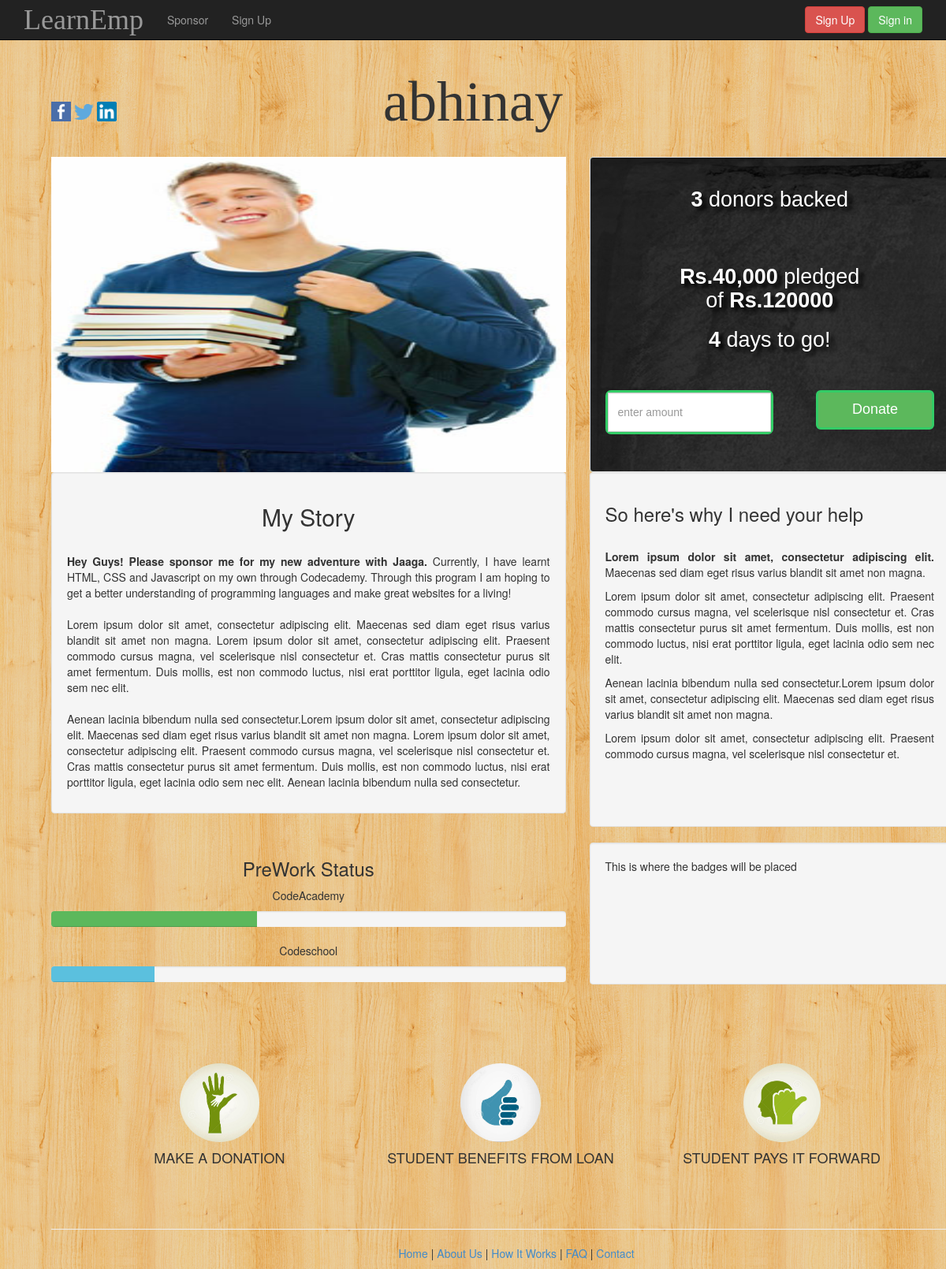
Page /studentprofile.php?id=1 on the committed database.
### tables this page shows
CREATE TABLE `student` (
  `S_id` int(20) NOT NULL AUTO_INCREMENT,
  `fname` varchar(20) DEFAULT NULL,
  `lname` varchar(20) DEFAULT NULL,
  `gender` varchar(20) DEFAULT NULL,
  `email` varchar(320) DEFAULT NULL,
  `Phone_Number` int(20) DEFAULT NULL,
  `address` varchar(60) DEFAULT NULL,
  `pincode` int(10) DEFAULT NULL,
  `country` varchar(20) DEFAULT NULL,
  `course` varchar(20) DEFAULT NULL,
  `scholar_AMT` int(20) DEFAULT NULL,
  `para` varchar(500) DEFAULT NULL,
  `password` varchar(20) DEFAULT NULL,
  `image_path` blob,
  `date` timestamp NOT NULL DEFAULT CURRENT_TIMESTAMP,
  PRIMARY KEY (`S_id`)
);

### model/student.php (called while the page is built, shortened)
<?php
    include ('dbcon.php');
    function getDonors($studentId){
        $db=dbopen();
        $query="SELECT * from donation inner join donor on donation.S_id='$studentId' && donation.D_id=donor.D_id";
        $sql=$db->prepare($query);
        $sql->execute();
        $sql->bind_result($D_id,$S_id,$date,$amount,$name,$password,$email);
         while($sql->fetch()){
        $Donors[]=array('D_id'=>$D_id,'S_id'=>$S_id,'date'=>$date,'amount'=>$amount,'name'=>$name,'password'=>$password,'email'=>$email);
        }
        return ($Donors);
    }
    function getStudent($studentId){
        $db=dbopen();
        $sql= "select * from student where S_id=$studentId";
        $result= $db->query($sql);
        if (!$result){
            die('Error' .$db->error());
        }
        else{
        $row= mysqli_fetch_array($result);
        return $row;
        }
    }
 ?>

### model/dbcon.php (called while the page is built, shortened)
<?php
function dbopen(){
	$host="localhost";
	$username="root";
	$password="123";
	$db_name="LearnEmp";
	$db= new mysqli($host, $username, $password, $db_name);
	return($db);
}
?>

### public/studentprofile.php (the view, shortened to what this page needs)
<?php
include ('../model/student.php'); ?>
<html>
<head>
	<link href="./dist/css/bootstrap.css" rel="stylesheet">
	<link href="./dist/css/slider.css" rel="stylesheet">
	<link href="./dist/css/custom.css" rel="stylesheet" type='text/css'>
</head>
<body>
	<div class="navbar navbar-inverse navbar-fixed-top" role="navigation">
		<div class="container">
			<div class="navbar-header" style="height: 50px;">
        		<a class="navbar-brand" href="index.php"><h1 style="font-family:'CabinSketch-Regular'; margin-top: -9px;">LearnEmp<h1></a>
        	</div>
        	<div class="collapse navbar-collapse">
        		<ul class="nav navbar-nav">
            		<li><a href="listofstudents.php">Sponsor</a></li>
            		<li><a href="#">Sign Up</a></li>
        		</ul>
				<div class="navbar-collapse collapse">
        			<div class="navbar-form navbar-right">
                <button type="button" class="btn btn-danger">Sign Up</button>
                <button class="btn btn-success" data-toggle="modal" data-target="#myModal">Sign in</button>
              </div>
           		</div>
    		</div>
    	</div>
    </div>
    <br>
    <br>
    <br>
	<br>
	<br>
	<?php
$S_id=$_GET['id'];
$D_id=$_GET['id2'];
$row= getStudent($S_id);
$Donors=getDonors($S_id);
$total=count($Donors);
 ?>
	<div class="container" width="50px;" style="display: inline">
<h1 align="center" style="font-family:'KGSecondChancesSketch';
font-size: 72px; margin-top: -30px;"><?php echo $row['fname']; ?></h1>
	</div>
	<div class="container">
    	<div class="row">
    		<div class="col-md-6" align="left" style="margin-top: -70px;">
					<img src="./images/facebook-icon.png" width="25px"/>
					<img src="./images/Twitter_logo.png" width="25px"/>
					<img src="./images/linked-in.jpg" width="25px"/>
				</div>
        	<div class="col-xs-7"  text-align="justify">
				<img src=<?php echo $row['image_path']; ?> width="100%" height="400px">
		 		<div class="well" width="100%">
        			<h2>My Story</h2><br><p style="text-align:justify"><b>Hey Guys! Please sponsor me for my new adventure with Jaaga. </b>Currently, I have learnt HTML, CSS and Javascript on my own through Codecademy.
 					Through this program I am hoping to get a better understanding of programming languages and make great websites for a living!<br><br>
        			Lorem ipsum dolor sit amet, consectetur adipiscing elit. Maecenas sed diam eget risus varius blandit sit amet non magna.
					Lorem ipsum dolor sit amet, consectetur adipiscing elit. Praesent commodo cursus magna, vel scelerisque nisl consectetur et.
					Cras mattis consectetur purus sit amet fermentum. Duis mollis, est non commodo luctus, nisi erat porttitor ligula, eget lacinia odio sem nec elit.
					<br> <br>
					Aenean lacinia bibendum nulla sed consectetur.Lorem ipsum dolor sit amet, consectetur adipiscing elit. Maecenas sed diam eget risus varius blandit sit amet non magna.
					Lorem ipsum dolor sit amet, consectetur adipiscing elit. Praesent commodo cursus magna, vel scelerisque nisl consectetur et.
					Cras mattis consectetur purus sit amet fermentum. Duis mollis, est non commodo luctus, nisi erat porttitor ligula, eget lacinia odio sem nec elit.
					Aenean lacinia bibendum nulla sed consectetur.
					</p>
    			</div>
			</div>
			<div class="col-xs-5">
				<div class="well" style="background-color:#33cc66; height:400px" id="bg" >
					<div class="sponsor_data">
						<h2 class="sponsor_data"> <b><?php echo $total; ?></b> donors backed </h2><br>
						<h2 class="sponsor_data"> <b>Rs.40,000</b> pledged<br>of<b> Rs.<?php echo $row['scholar_AMT']; ?></b></h2>
						<h2 class="sponsor_data"> <b>4</b> days to go!</h2>
						<br>
					     <form action="donate.php" method="post">
						<div class="input-group" style="border: 3px solid #33cc66 ; border-radius: 7px;position:absolute;">
							<input name="amount" type="text" class="form-control" placeholder="enter amount" style="height: 50px; ">
                    	</div>
						<input type="submit" value="Donate" class="btn btn-lg btn-success" style="width:150px; height: 50px; float: right;border: 3px solid #33cc66 ;" >
						</form>
						</div>
					<br><br><br>
				</div>
				<div class="well" style="background-color:#; height:450px; margin-top: -20px; text-align: justify;">
					<h3>So here's why I need your help</h3><br><p><b>Lorem ipsum dolor sit amet, consectetur adipiscing elit.</b> Maecenas sed diam eget risus varius blandit sit amet non magna.</p>
					<p>Lorem ipsum dolor sit amet, consectetur adipiscing elit. Praesent commodo cursus magna, vel scelerisque nisl consectetur et.
						Cras mattis consectetur purus sit amet fermentum. Duis mollis, est non commodo luctus, nisi erat porttitor ligula, eget lacinia odio sem nec elit.
					</p>
					<p>Aenean lacinia bibendum nulla sed consectetur.Lorem ipsum dolor sit amet, consectetur adipiscing elit. Maecenas sed diam eget risus varius blandit sit amet non magna.</p><p>Lorem ipsum dolor sit amet, consectetur adipiscing elit. Praesent commodo cursus magna, vel scelerisque nisl consectetur et. </p>
				</div>
			</div>
		</div>
	</div>
	<div class="container">
    	<div class="row">
        	<div class="col-sm-7"  text-align="justify">
				<div class="workstatus">
					<h3>PreWork Status</h3>
					<p>CodeAcademy</p>
					<div class="progress">
        				<div class="progress-bar progress-bar-success" role="progressbar" aria-valuenow="40" aria-valuemin="0" aria-valuemax="100" 		style="width: 40%">
						</div>
    				</div>
	 				<p>Codeschool</p>
	 				<div class="progress">
        					<div class="progress-bar progress-bar-info" role="progressbar" aria-valuenow="20" aria-valuemin="0" aria-valuemax="100" style="width: 20%">
							</div>
					</div>
				</div>
			</div>
			<div class="col-xs-5">
				<div class="well" width="100%">
				This is where the badges will be placed
				<br>
				<br>
				<br>
				<br>
				<br>
				<br>
				<br>
				</div>
		</div>
	</div>
	<div class="container1" align="center">
    <div class="row" style="padding: 80px 50px 0 50px">
      <div class="col-lg-4">
          <img src="./images/Donation.jpg" alt="donate" class="img-circle" align="center" style="Height:100px"></img>
          <br><h4>MAKE A DONATION</h4>
      </div>
      <div class="col-lg-4">
            <img src="./images/Student_benefit.jpg" alt="donate" class="img-circle" style="height:100px"></img>
            <br><h4>STUDENT BENEFITS FROM LOAN</h4>
      </div>
      <div class="col-lg-4">
          <img src="./images/Pay_it.jpg" alt="donate" class="img-circle" style="height:100px"></img>
          <br><h4>STUDENT PAYS IT FORWARD</h4>
      </div>
    </div>
  </div>
  <hr>
	<footer class="footer" style="text-align:center">
  		<nav>
    		<ul>
    			<a href="index.php">Home </a> |
    			<a href= "#about">About Us</a> |
      			<a href= "#hiw">How It Works</a> |
      			<a href="#faq">FAQ</a> |
      			<a href="#contact">Contact</a>
    		</ul>
  		</nav>
	</footer>
</body>
</html>

### public/studentprofile.php (style rules this page uses)
#bg { background:url('./images/chalkboard2.jpg'); border: 3 solid #6E8B3D; color: #FFFFe0; text-align: center; }
body { background: url("./images/wood1.png"); background-repeat:repeat; }
.sponsor_data { font-family: 'KGSecondChancesSketch', Arial, sans-serif; font-size: 27px; }

### rows in the picture
student: fname "abhinay", image_path (picture), scholar_AMT "120000"

### other values in the picture
$total "3"
